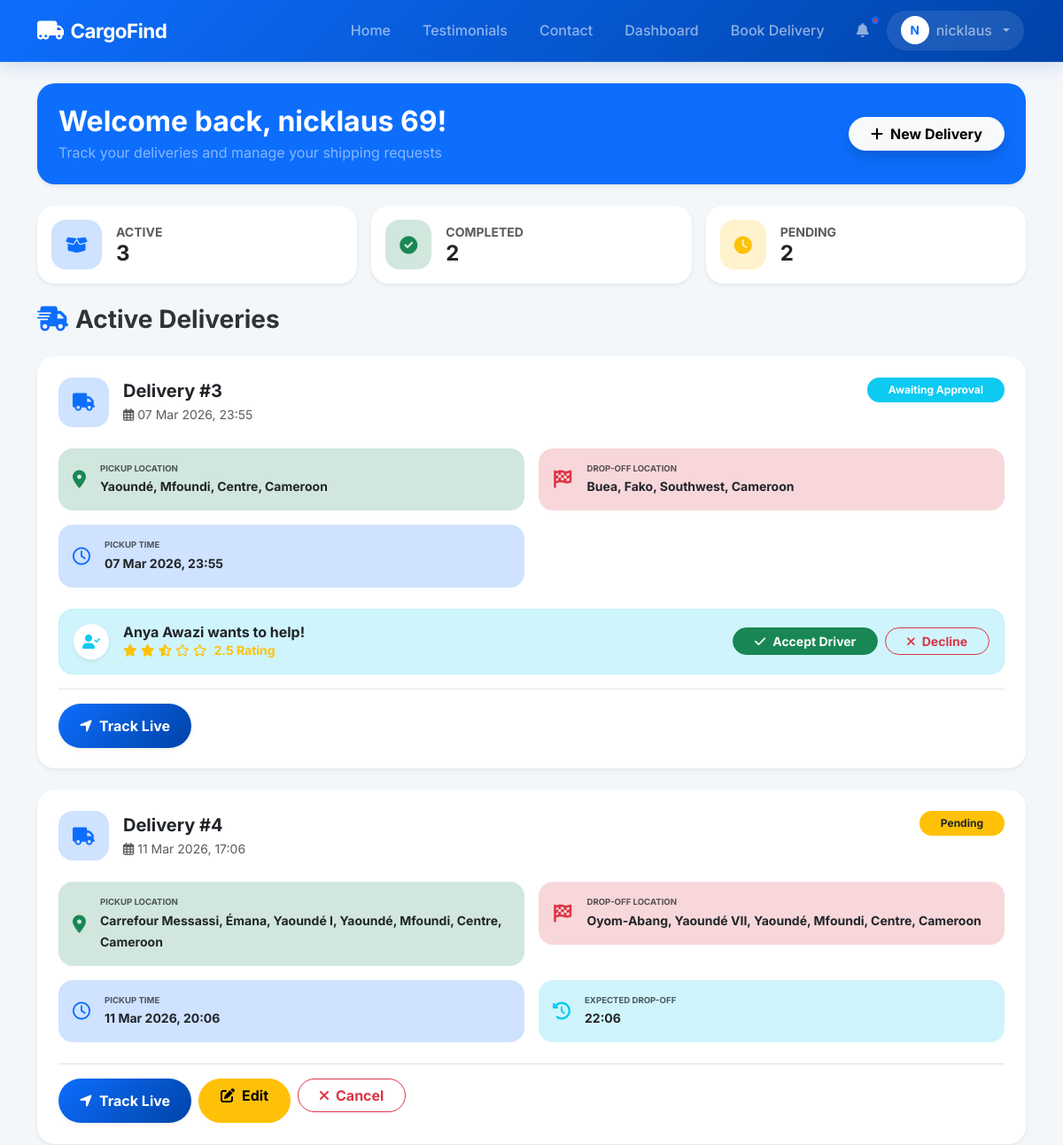
The app's page /customer/dashboard (signed in, upper part), older data.
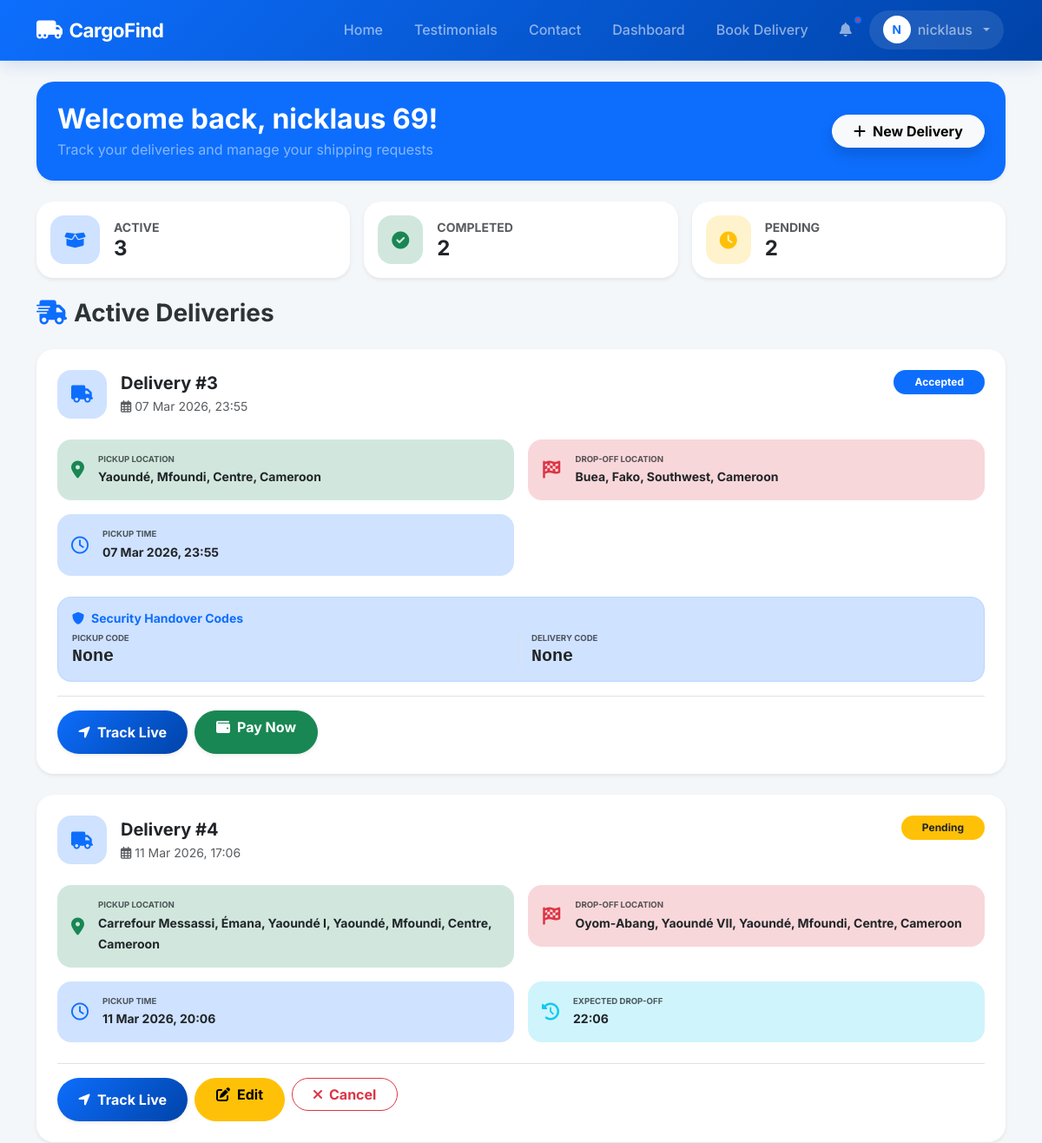
The same page, newer data.
### models.py (models this page shows, shortened)
class Delivery(db.Model):
    id = db.Column(db.Integer, primary_key=True)
    customer_id = db.Column(db.Integer, db.ForeignKey('user.id'), nullable=False)
    driver_id = db.Column(db.Integer, db.ForeignKey('user.id'))
    pickup_location = db.Column(db.String(200), nullable=False)
    pickup_lat = db.Column(db.Float)
    pickup_lng = db.Column(db.Float)
    dropoff_location = db.Column(db.String(200), nullable=False)
    dropoff_lat = db.Column(db.Float)
    dropoff_lng = db.Column(db.Float)
    goods_description = db.Column(db.Text, nullable=False)
    pickup_time = db.Column(db.DateTime, default=datetime.utcnow)
    dropoff_time = db.Column(db.DateTime)
    special_instructions = db.Column(db.Text)
    weight = db.Column(db.Float)
    vehicle_type = db.Column(db.String(50)) # Type of vehicle required
    distance_km = db.Column(db.Float)
    estimated_time = db.Column(db.String(50))
    total_cost = db.Column(db.Float)
    status = db.Column(db.String(50), default='Pending')
    created_at = db.Column(db.DateTime, default=datetime.utcnow)
    payment_status = db.Column(db.String(20), default='Unpaid') # Unpaid, Paid
    payment_method = db.Column(db.String(50)) # MoMo, Orange, Cash
    pickup_otp = db.Column(db.String(6))
    delivery_otp = db.Column(db.String(6))
    rating = db.Column(db.Integer)
    feedback = db.Column(db.Text)

class User(UserMixin, db.Model):
    id = db.Column(db.Integer, primary_key=True)
    email = db.Column(db.String(120), unique=True, nullable=False)
    phone = db.Column(db.String(20), unique=True, nullable=False)
    password_hash = db.Column(db.String(255), nullable=False)
    full_name = db.Column(db.String(100), nullable=False)
    address = db.Column(db.String(200))
    role = db.Column(db.String(20), nullable=False) # 'customer', 'driver', 'admin'
    vehicle_type = db.Column(db.String(50)) # 'car', 'van', 'truck'
    vehicle_id = db.Column(db.String(50))
    license_url = db.Column(db.String(255))
    is_verified = db.Column(db.Boolean, default=False)
    registration_otp = db.Column(db.String(6))
    is_active = db.Column(db.Boolean, default=False)
    is_approved = db.Column(db.Boolean, default=False) # Admin approval
    current_lat = db.Column(db.Float)
    current_lng = db.Column(db.Float)
    deliveries_as_customer = db.relationship('Delivery', backref='customer', foreign_keys='Delivery.customer_id')
    deliveries_as_driver = db.relationship('Delivery', backref='driver', foreign_keys='Delivery.driver_id')
    notifications = db.relationship('Notification', backref='user', lazy=True)
    wallet = db.relationship('Wallet', backref='user', uselist=False)
    @property
    def average_rating(self):
        ratings = [d.rating for d in self.deliveries_as_driver if d.rating is not None]
        if not ratings:
            return 0.0
        return round(sum(ratings) / len(ratings), 1)

### app.py (the view)
@app.route('/customer/dashboard')
@login_required
def customer_dashboard():
    if current_user.role != 'customer':
        return redirect(url_for('index'))
    active_deliveries = Delivery.query.filter_by(customer_id=current_user.id).filter(Delivery.status != 'Delivered').all()
    past_deliveries = Delivery.query.filter_by(customer_id=current_user.id, status='Delivered').order_by(Delivery.created_at.desc()).all()
    notifications = Notification.query.filter_by(user_id=current_user.id).order_by(Notification.created_at.desc()).limit(5).all()
    return render_template('customer/dashboard.html', active=active_deliveries, past=past_deliveries, notifications=notifications)

### app.py (called while the page is built)
@login_manager.user_loader
def load_user(user_id):
    return User.query.get(int(user_id))

### templates/customer/dashboard.html (shortened to what the changed rows need)
{% extends "base.html" %}
{% block content %}
<div class="row g-4 mb-4">
    <div class="col-12">
        <div class="card border-0 shadow-sm overflow-hidden d-none d-md-block">
            <div class="card-body p-4" style="background: var(--bs-primary);">
                <div class="row align-items-center">
                    <div class="col-md-8">
                        <h2 class="fw-bold mb-1 text-white">Welcome back, {{ current_user.full_name }}!</h2>
                    </div>
                </div>
            </div>
        </div>
    </div>
</div>
                        {% set pending_count = namespace(value=0) %}
                        {% for deliv in active %}
                            {% if deliv.status == 'Pending' %}
                                {% set pending_count.value = pending_count.value + 1 %}
                            {% endif %}
                        {% endfor %}
<div class="row g-4 animate-up">
    <div class="col-12">
        {% for deliv in active %}
            <div class="card mb-4 overflow-hidden border-0 shadow-sm">
                <div class="card-body p-4">
                    <div class="d-flex justify-content-between align-items-start mb-4">
                        <div class="d-flex align-items-center">
                            <div class="bg-primary-subtle p-3 rounded-4 me-3">
                                <i class="fas fa-truck fa-lg text-primary"></i>
                            </div>
                            <div>
                                <h5 class="fw-bold mb-1">Delivery #{{ deliv.id }}</h5>
                                <p class="text-muted small mb-0"><i class="far fa-calendar-alt me-1"></i>{{ deliv.created_at.strftime('%d %b %Y, %H:%M') }}</p>
                            </div>
                        </div>
                        <span class="badge rounded-pill {% if deliv.status == 'Pending' %}bg-warning text-dark{% elif deliv.status == 'Driver Accepted' %}bg-info text-white{% elif deliv.status == 'Delivered' %}bg-success{% else %}bg-primary{% endif %} px-4 py-2">
                            {% if deliv.status == 'Driver Accepted' %}Awaiting Approval{% else %}{{ deliv.status }}{% endif %}
                        </span>
                    </div>
                    <div class="row g-3 mb-4">
                        <div class="col-md-6">
                            <div class="d-flex align-items-center bg-success-subtle p-3 rounded-4">
                                <i class="fas fa-map-marker-alt text-success fa-lg me-3"></i>
                                <div>
                                    <small class="text-muted d-block text-uppercase fw-bold" style="font-size: 0.6rem;">Pickup Location</small>
                                    <span class="small fw-bold">{{ deliv.pickup_location }}</span>
                                </div>
                            </div>
                        </div>
                        <div class="col-md-6">
                            <div class="d-flex align-items-center bg-danger-subtle p-3 rounded-4">
                                <i class="fas fa-flag-checkered text-danger fa-lg me-3"></i>
                                <div>
                                    <small class="text-muted d-block text-uppercase fw-bold" style="font-size: 0.6rem;">Drop-off Location</small>
                                    <span class="small fw-bold">{{ deliv.dropoff_location }}</span>
                                </div>
                            </div>
                        </div>
                        <div class="col-md-6">
                            <div class="d-flex align-items-center bg-primary-subtle p-3 rounded-4">
                                <i class="far fa-clock text-primary fa-lg me-3"></i>
                                <div>
                                    <small class="text-muted d-block text-uppercase fw-bold" style="font-size: 0.6rem;">Pickup Time</small>
                                    <span class="small fw-bold">{{ deliv.pickup_time.strftime('%d %b %Y, %H:%M') }}</span>
                                </div>
                            </div>
                        </div>
                    </div>
                    {% if deliv.status == 'Driver Accepted' %}
                    <div class="bg-info-subtle p-3 rounded-4 mb-3 border border-info border-opacity-10">
                        <div class="d-flex align-items-center justify-content-between flex-wrap gap-3">
                            <div class="d-flex align-items-center">
                                <div class="bg-white p-2 rounded-circle me-3 shadow-sm" style="width: 40px; height: 40px; display: flex; align-items: center; justify-content: center;">
                                    <i class="fas fa-user-check text-info"></i>
                                </div>
                                <div>
                                    <h6 class="mb-0 fw-bold">{{ deliv.driver.full_name }} wants to help!</h6>
                                    <div class="text-warning small d-flex align-items-center">
                                        {% set avg_rating = deliv.driver.average_rating %}
                                        <div class="me-2">
                                            {% for i in range(5) %}
                                                <i class="{% if i < avg_rating|int %}fas{% elif avg_rating > i and avg_rating < i + 1 %}fas fa-star-half-alt{% else %}far{% endif %} fa-star"></i>
                                            {% endfor %}
                                        </div>
                                        <span class="fw-bold">{{ avg_rating }} Rating</span>
                                    </div>
                                </div>
                            </div>
                            <div class="d-flex gap-2">
                                <a href="{{ url_for('accept_driver', delivery_id=deliv.id) }}" class="btn btn-success rounded-pill px-4 btn-sm fw-bold">
                                    <i class="fas fa-check me-2"></i>Accept Driver
                                </a>
                                <a href="{{ url_for('customer_reject_driver', delivery_id=deliv.id) }}" class="btn btn-outline-danger rounded-pill px-4 btn-sm fw-bold">
                                    <i class="fas fa-times me-2"></i>Decline
                                </a>
                            </div>
                        </div>
                    </div>
                    {% endif %}
                    {% if deliv.status not in ['Pending', 'Driver Accepted', 'Delivered', 'Cancelled'] and deliv.driver_id %}
                    <div class="bg-primary-subtle p-3 rounded-4 mb-3 border border-primary border-opacity-10">
                        <div class="row align-items-center">
                            <div class="col-12 mb-2">
                                <h6 class="small fw-bold text-primary mb-0"><i class="fas fa-shield-alt me-2"></i>Security Handover Codes</h6>
                            </div>
                            <div class="col-6 border-end">
                                <small class="text-muted d-block text-uppercase fw-bold" style="font-size: 0.6rem;">Pickup Code</small>
                                <span class="h5 fw-bold text-dark mb-0 font-monospace">{{ deliv.pickup_otp }}</span>
                            </div>
                            <div class="col-6">
                                <small class="text-muted d-block text-uppercase fw-bold" style="font-size: 0.6rem;">Delivery Code</small>
                                <span class="h5 fw-bold text-dark mb-0 font-monospace">{{ deliv.delivery_otp }}</span>
                            </div>
                        </div>
                    </div>
                    {% endif %}
                    <div class="d-flex flex-wrap gap-2 pt-3 border-top">
                        <a href="{{ url_for('track_delivery', delivery_id=deliv.id) }}" class="btn btn-primary rounded-pill px-4 fw-bold shadow-sm">
                            <i class="fas fa-location-arrow me-2"></i>Track Live
                        </a>
                        {% if deliv.payment_status == 'Unpaid' and deliv.driver_id and deliv.status != 'Driver Accepted' %}
                            <a href="{{ url_for('checkout', delivery_id=deliv.id) }}" class="btn btn-success rounded-pill px-4 fw-bold shadow-sm">
                                <i class="fas fa-wallet me-2"></i>Pay Now
                            </a>
                        {% endif %}
                    </div>
                </div>
            </div>
        {% endfor %}
    </div>
</div>
{% endblock %}

Row changes from the older to the newer data that the page shows:
changed Delivery "Yaoundé, Mfoundi, Centre, Cameroon": status (not shown) → "Accepted"; pickup_otp (not shown) → "None"; delivery_otp (not shown) → "None"; driver.full_name "Anya Awazi" → (not shown); avg_rating "2.5" → (not shown); status "Awaiting Approval wants to help! Rating Accept Driver Decline" → "Security Handover Codes PICKUP CODE DELIVERY CODE Pay Now"
